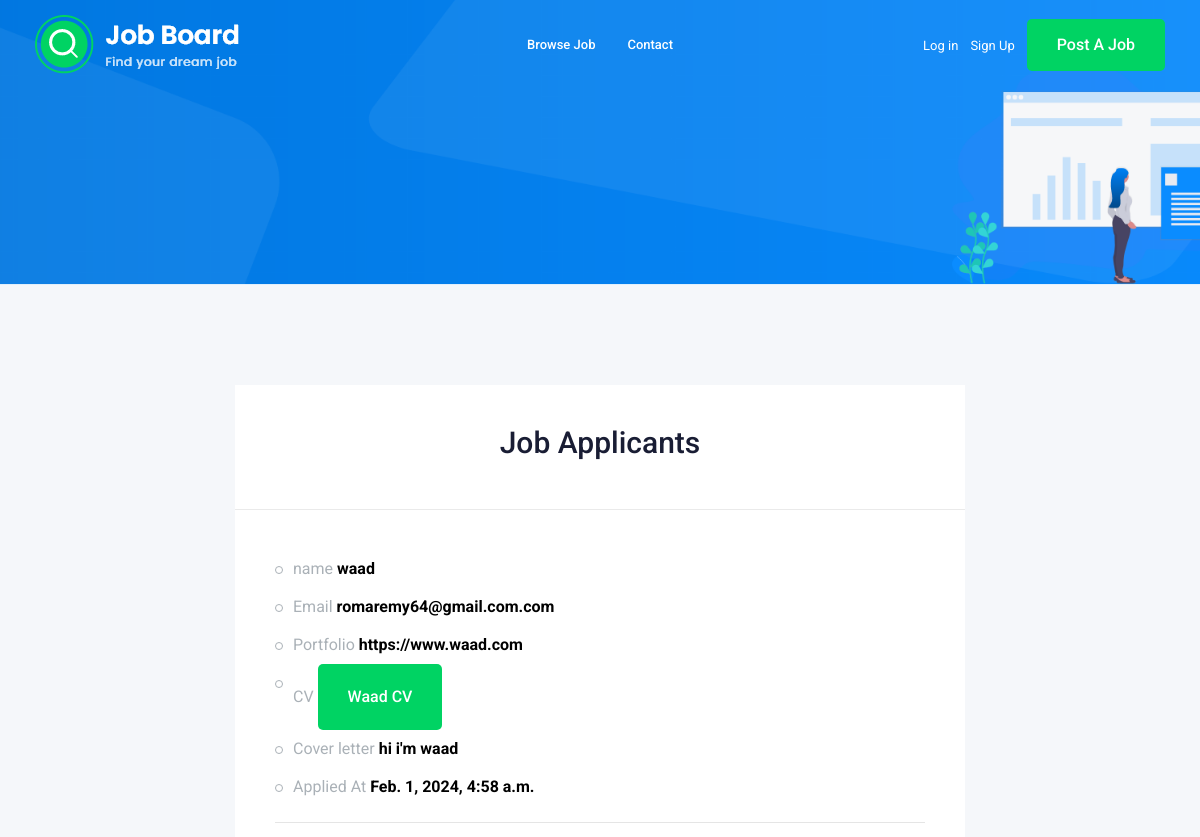
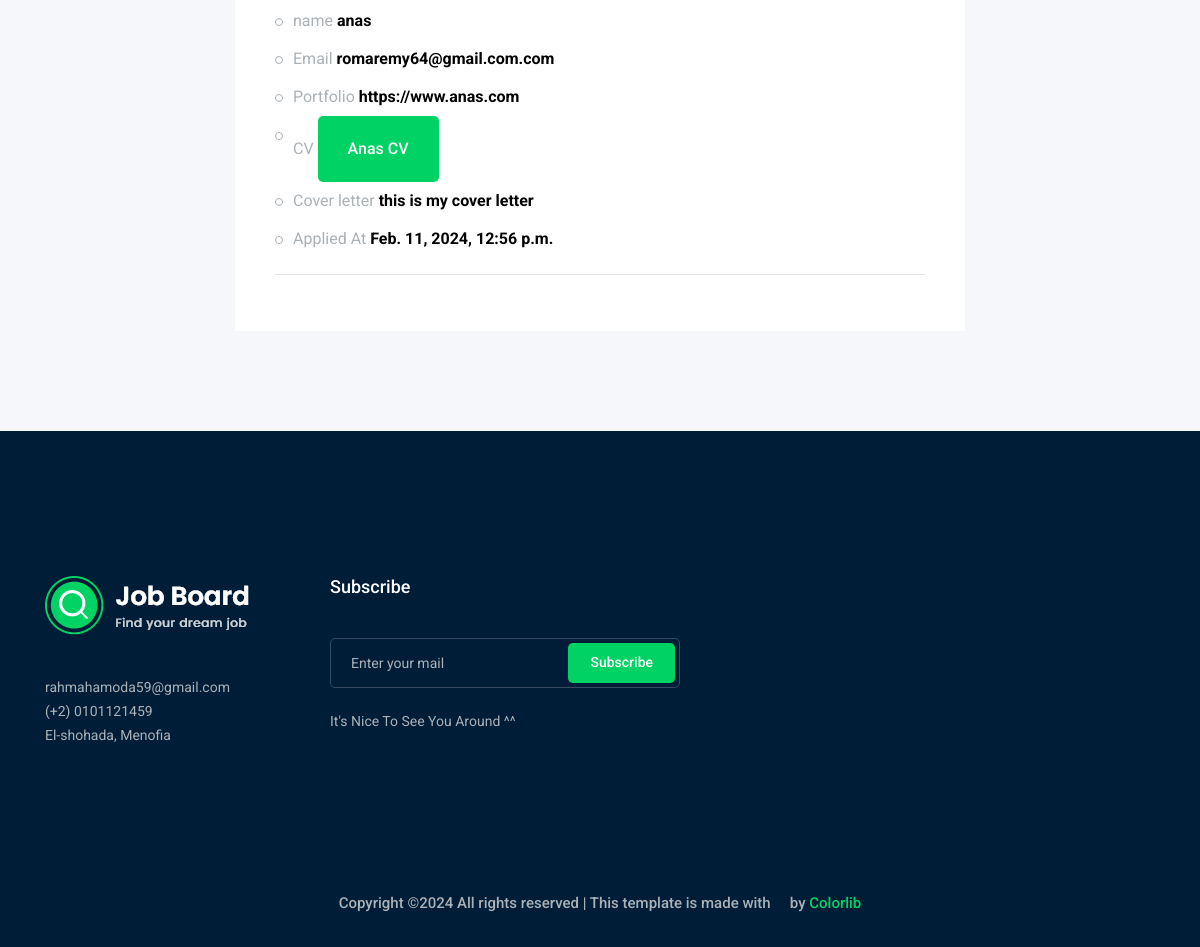
Page /accounts/profile/job/applicants/8 on the committed database (2 pictures, top to bottom).
### job/models.py (models this page shows, shortened)
class Apply(models.Model):
    apply_job = models.ForeignKey(job,on_delete=models.CASCADE, related_name="apply")
    name = models.CharField(max_length=100)
    email = models.EmailField(max_length=50)
    portfolio = models.URLField()
    cv = models.FileField(upload_to="apply/")
    coverletter = models.TextField(max_length=1000)
    apply_at = models.DateTimeField(auto_now=True)

### accounts/views.py (the view)
# urls.py: path('profile/job/applicants/<int:pk>',views.job_applicants,name='job_applicants'),
def job_applicants(request,pk):
    selected_job= job.objects.get(pk = pk)
    applicants = selected_job.apply.all()
    return render(request,'accounts/job_applicants.html',{'applicants':applicants})

### accounts/templates/accounts/job_applicants.html (shortened to what this page needs)
{% extends 'base.html' %}
{% load bootstrap4 %}
{% load static %}
{% block content %}
    <div class="bradcam_area bradcam_bg_1">
        <div class="container">
            <div class="row">
                <div class="col-xl-12">
                </div>
            </div>
        </div>
    </div>
    <div class="job_details_area">
        <div class="container">
            <div class="row">
                <div class="col-lg-8 mx-auto">
                    <div class="job_details_header">
                                    <div class="job_sumary ">
                                        <div class="summery_header ">
                                            <h2 class="text-center">Job Applicants</h2>
                                        </div>
                                        <div class="job_content">
                                            <ul>
                                            {% for item in applicants %}
                                                <li>name <strong style="color: black;"> {{item.name}}</strong> </li>
                                                <li>Email <strong style="color: black;"> {{item.email}}</strong> </li>
                                                <li>Portfolio <strong style="color: black;"> {{item.portfolio}}</strong> </li>
                                                <li>CV <strong style="color: black;"><a href="{{item.cv.url}}" target="_blank" class="boxed-btn3 w-20 " > {{item.name}} CV </a> </strong> </li>
                                                <li>Cover letter <strong style="color: black;"> {{item.coverletter}}</strong> </li>
                                                <li>Applied At <strong style="color: black;"> {{item.apply_at}}</strong> </li>
                                                <hr>
                                            {% endfor %}
                                            </ul>
                                        </div>
                                </div>
                            </div>
                        </div>
                    </div>
                </div>
            </div>
   {% endblock %}

### rows in the picture
Apply: name "waad", email "romaremy64@gmail.com.com", portfolio "https://www.waad.com", name "Waad", coverletter "hi i'm waad", apply_at "Feb. 1, 2024, 4:58 a.m."
Apply: name "anas", email "romaremy64@gmail.com.com", portfolio "https://www.anas.com", name "Anas", coverletter "this is my cover letter", apply_at "Feb. 11, 2024, 12:56 p.m."
